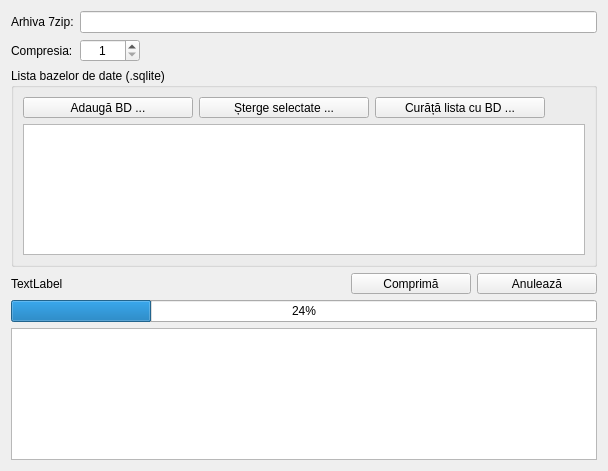
<?xml version="1.0" encoding="UTF-8"?>
<ui version="4.0">
 <class>ArchiveCreationHandler</class>
 <widget class="QDialog" name="ArchiveCreationHandler">
  <property name="geometry">
   <rect>
    <x>0</x>
    <y>0</y>
    <width>608</width>
    <height>471</height>
   </rect>
  </property>
  <property name="windowTitle">
   <string>Dialog</string>
  </property>
  <property name="windowIcon">
   <iconset resource="../../resources/resource.qrc">
    <normaloff>:/img/common/archive.png</normaloff>:/img/common/archive.png</iconset>
  </property>
  <layout class="QGridLayout" name="gridLayout_2">
   <item row="6" column="0" colspan="5">
    <widget class="QTextEdit" name="txt_logs"/>
   </item>
   <item row="4" column="4">
    <widget class="QToolButton" name="btnCancel">
     <property name="minimumSize">
      <size>
       <width>120</width>
       <height>0</height>
      </size>
     </property>
     <property name="text">
      <string>Anulează</string>
     </property>
     <property name="toolButtonStyle">
      <enum>Qt::ToolButtonStyle::ToolButtonTextBesideIcon</enum>
     </property>
    </widget>
   </item>
   <item row="1" column="1">
    <widget class="QSpinBox" name="compression">
     <property name="alignment">
      <set>Qt::AlignmentFlag::AlignCenter</set>
     </property>
     <property name="buttonSymbols">
      <enum>QAbstractSpinBox::ButtonSymbols::UpDownArrows</enum>
     </property>
     <property name="minimum">
      <number>1</number>
     </property>
     <property name="maximum">
      <number>9</number>
     </property>
    </widget>
   </item>
   <item row="1" column="0">
    <widget class="QLabel" name="label_2">
     <property name="text">
      <string>Compresia:</string>
     </property>
    </widget>
   </item>
   <item row="0" column="1" colspan="4">
    <widget class="LineEditCustom" name="archivePath"/>
   </item>
   <item row="5" column="0" colspan="5">
    <widget class="QProgressBar" name="progress">
     <property name="value">
      <number>24</number>
     </property>
    </widget>
   </item>
   <item row="4" column="3">
    <widget class="QToolButton" name="btnStart">
     <property name="minimumSize">
      <size>
       <width>120</width>
       <height>0</height>
      </size>
     </property>
     <property name="text">
      <string>Comprimă</string>
     </property>
    </widget>
   </item>
   <item row="0" column="0">
    <widget class="QLabel" name="label">
     <property name="text">
      <string>Arhiva 7zip:</string>
     </property>
    </widget>
   </item>
   <item row="1" column="2" colspan="3">
    <spacer name="horizontalSpacer">
     <property name="orientation">
      <enum>Qt::Orientation::Horizontal</enum>
     </property>
     <property name="sizeHint" stdset="0">
      <size>
       <width>453</width>
       <height>20</height>
      </size>
     </property>
    </spacer>
   </item>
   <item row="2" column="0" colspan="5">
    <widget class="QGroupBox" name="groupBox">
     <property name="title">
      <string>Lista bazelor de date (.sqlite)</string>
     </property>
     <layout class="QGridLayout" name="gridLayout">
      <item row="0" column="0">
       <widget class="QToolButton" name="btnAdd">
        <property name="minimumSize">
         <size>
          <width>170</width>
          <height>0</height>
         </size>
        </property>
        <property name="text">
         <string>Adaugă BD ...</string>
        </property>
       </widget>
      </item>
      <item row="0" column="2">
       <widget class="QToolButton" name="btnClear">
        <property name="minimumSize">
         <size>
          <width>170</width>
          <height>0</height>
         </size>
        </property>
        <property name="text">
         <string>Curăță lista cu BD ...</string>
        </property>
       </widget>
      </item>
      <item row="0" column="1">
       <widget class="QToolButton" name="btnRemove">
        <property name="minimumSize">
         <size>
          <width>170</width>
          <height>0</height>
         </size>
        </property>
        <property name="text">
         <string>Șterge selectate ...</string>
        </property>
       </widget>
      </item>
      <item row="0" column="3">
       <spacer name="horizontalSpacer_2">
        <property name="orientation">
         <enum>Qt::Orientation::Horizontal</enum>
        </property>
        <property name="sizeHint" stdset="0">
         <size>
          <width>40</width>
          <height>20</height>
         </size>
        </property>
       </spacer>
      </item>
      <item row="1" column="0" colspan="4">
       <widget class="QListWidget" name="list_files"/>
      </item>
     </layout>
    </widget>
   </item>
   <item row="4" column="0" colspan="3">
    <widget class="QLabel" name="txt_status">
     <property name="sizePolicy">
      <sizepolicy hsizetype="Expanding" vsizetype="Preferred">
       <horstretch>0</horstretch>
       <verstretch>0</verstretch>
      </sizepolicy>
     </property>
     <property name="text">
      <string>TextLabel</string>
     </property>
    </widget>
   </item>
  </layout>
 </widget>
 <customwidgets>
  <customwidget>
   <class>LineEditCustom</class>
   <extends>QLineEdit</extends>
   <header>ui/widgets/lineeditcustom.h</header>
  </customwidget>
 </customwidgets>
 <resources>
  <include location="../../resources/resource.qrc"/>
 </resources>
 <connections/>
</ui>
